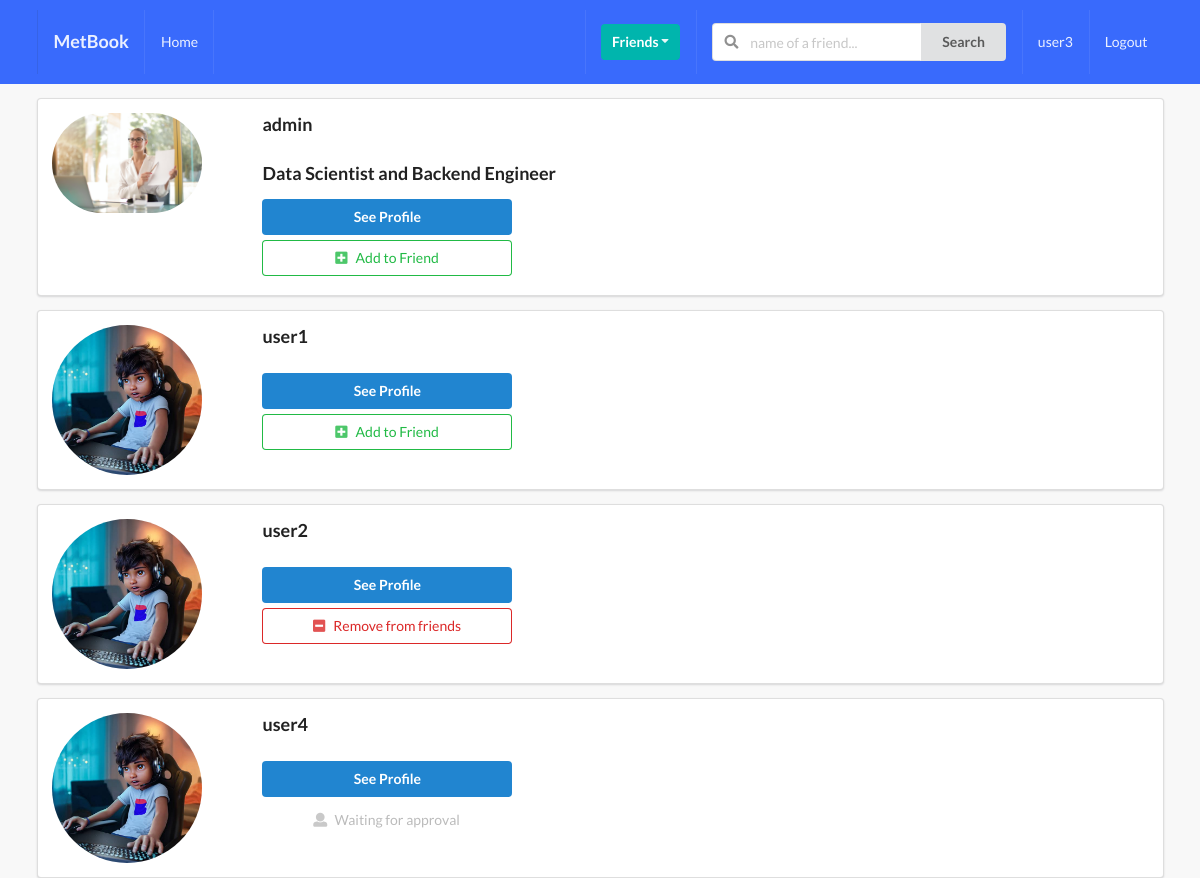
The page /profiles/list_profile (signed in) on the database as committed earlier.
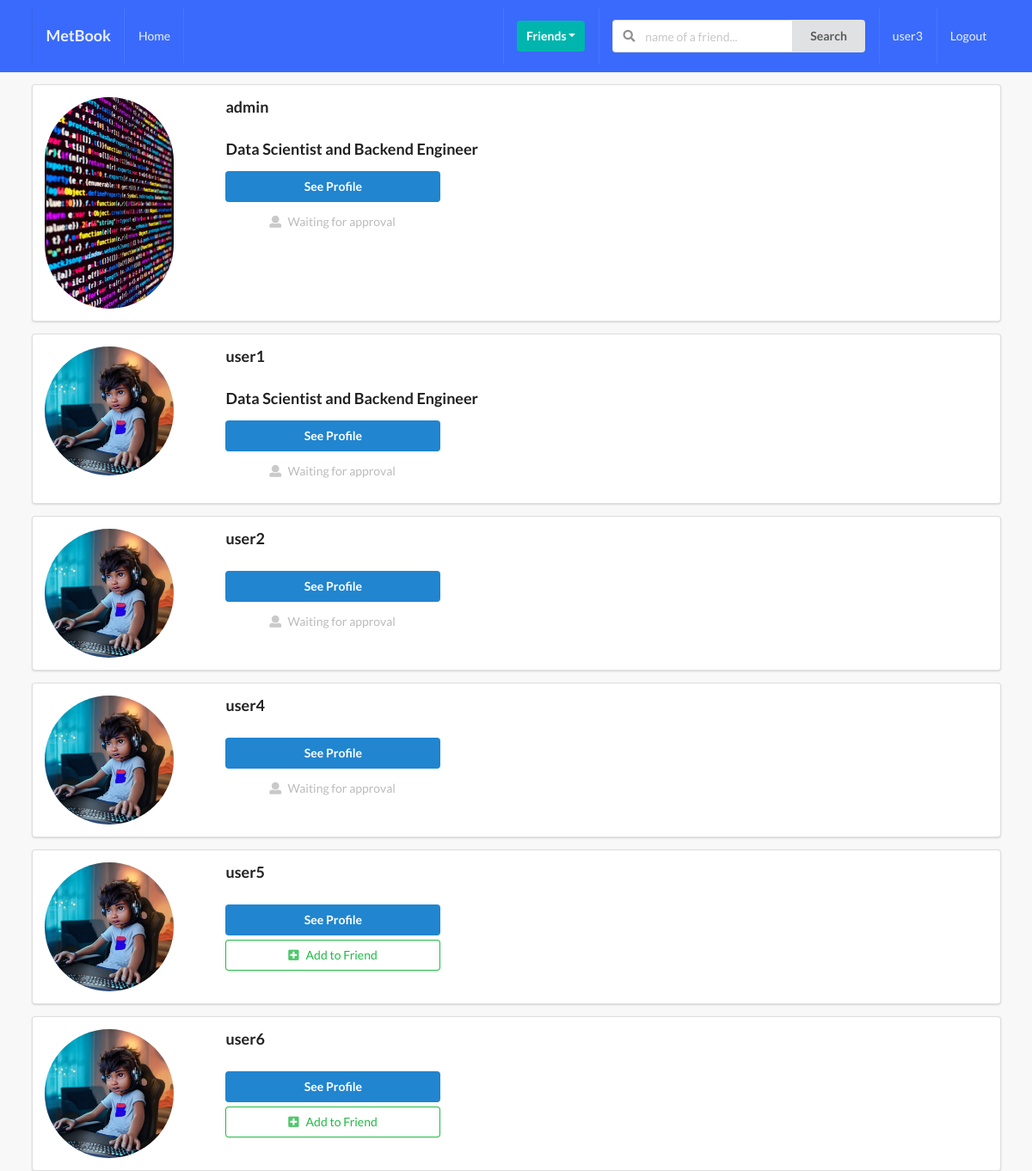
The same page on the database as committed later.
### profiles_app/models.py (models this page shows, shortened)
class Profile(models.Model):
    first_name = models.CharField(max_length=250, blank = True)
    last_name = models.CharField(max_length=250, blank = True)
    user = models.OneToOneField(User, on_delete = models.CASCADE)
    bio = models.CharField(max_length=250, blank=True)
    email = models.EmailField(max_length=250, blank=True)
    image = models.ImageField(default="default.png", upload_to="images/")
    friends = models.ManyToManyField(User, blank=True, related_name="friends")
    slug = models.SlugField(unique=True, blank=True)
    created = models.DateTimeField(auto_now_add = True)
    updated = models.DateTimeField(auto_now = True)
    objects = ProfileManager()

### profiles_app/views.py (the view)
# urls.py: path("list_profile", ProfileListView.as_view(), name="list-profile"),
class ProfileListView(ListView):
    model = Profile
    template_name = "profiles_app/list_profile.htm"
    context_object_name = "qs"
    def get_queryset(self):
        qs = Profile.objects.get_all_profiles(self.request.user)
        return qs
    def get_context_data(self, **kwargs):
        context = super().get_context_data(**kwargs)
        user = User.objects.get(username__iexact=self.request.user)
        profile = Profile.objects.get(user = user)
        rel_s = Relationship.objects.filter(receiver = profile)
        rel_r = Relationship.objects.filter(sender = profile)
        rel_receiver = []
        rel_sender = []
        for item in rel_r:
            rel_receiver.append(item.receiver.user)
        for item in rel_s:
            rel_sender.append(item.sender.user)
        context["rel_receiver"] = rel_receiver
        context["rel_sender"] = rel_sender
        context["is_empty"] = False
        if len(self.get_queryset()) == 0:
            context["is_empty"] = True
        return context

### profiles_app/models.py (called while the page is built)
    def get_all_profiles(self, me):
        profiles = Profile.objects.all().exclude(user=me)
        return profiles

### profiles_app/templates/profiles_app/list_profile.htm (shortened to what this page needs)
{% extends 'base.html' %}
{% block content %}
{% for obj in qs %}
 <div class="ui segment">
    <div class="ui grid">
        <div class="row">
            <div class="three wide column">
                <img class="ui small circular image" src="{{obj.image.url}}">
            </div>
            <div class="thirteen wide column">
                <h3>{{obj.user}}</h3>
                <h3>{{obj.bio}}</h3>
                <button class="ui primary button mb-5 w-big">See Profile</button><br>
                {% if obj.user not in rel_receiver and obj.user not in rel_sender %}
                <form action="{% url 'profiles:send-invitation' %}" method ="POST"> {% csrf_token %}
                    <button class="ui positive basic button mb-5 w-big" type="submit"><i class="plus square icon"></i>Add to Friend</button>
                </form>
                {% endif %}
                {% if obj.user in rel_receiver and request.user not in obj.friends.all %}
                    <button class="ui disabled basic button mb-5 w-big" type="submit"><i class="user icon"></i>Waiting for approval</button>
                {% endif %}
                {% if request.user in obj.friends.all %}
                <form action="{% url 'profiles:remove-friend' %}" method ="POST"> {% csrf_token %}
                    <button class="ui negative basic button mb-5 w-big" type="submit"><i class="minus square icon"></i>Remove from friends</button>
                </form>
                {% endif %}
            </div>
        </div>
    </div>
 </div>
{% endfor %}
{% endblock content %}

### templates/base.html (shortened to what this page needs)
{% load static %}
<!doctype html>
<html lang="en">
  <head>
    <link rel="stylesheet" type='text/css' href="https://cdnjs.cloudflare.com/ajax/libs/semantic-ui/2.2.14/semantic.min.css">
    <link rel="stylesheet" type='text/css' href="{% static 'css/styles.css' %}">
  </head>
  <body>
    {% include 'navbar.html' %}
    <div class="ui container">
      {% block content %}
      {% endblock content %}
    </div>
  </body>
</html>

### templates/navbar.html (shortened to what this page needs)
<div class="ui inverted menu nav mb-7">
    <div class="ui container">
      <a href="{% url 'home' %}" class="item">
          <h3>MetBook</h3>
      </a>
      {% if request.user.is_authenticated %}
      <a href="{% url 'home' %}" class="item">
          Home
      </a>
      {% endif %}
      <div class="right menu">
          {% if request.user.is_authenticated %}
          <div class="item">
              <div class="ui floating dropdown icon button teal"> Friends
                  <i class="dropdown icon"></i>
               </div>
          </div>
               <div class="item">
                <form action="" method="GET">
                  <div class="ui action left icon input">
                  <input class="prompt" type="text" name='q' placeholder="name of a friend...">
                  <button type='submit' class="ui button">Search</button>
                  </div>
              </form>
              </div>
              <a href="" class="item">
                   {{ request.user }}
              </a>
              <a href="" class="ui item">
                  Logout
              </a>
          {% else %}
          <a href="" class="ui item">
                  Login
              </a>
          {% endif %}
      </div>
    </div>
  </div>

### static/css/styles.css (style rules this page uses)
body { background: #f8f8f8 !important; }
.nav { border-radius: 0% !important; padding: 10px 0 10px 0 !important; background-color: #396afc !important; }
.mb-5 { margin-bottom: 5px !important; }
.w-big { width: 250px !important; }

Rows that differ between the two databases and show on the page:
changed Profile "admin": image: a different picture; text "Add to Friend" → "Waiting for approval"
changed Profile "user1": bio (not shown) → "Data Scientist and Backend Engineer"; text "Add to Friend" → "Waiting for approval"
changed Profile "user2": text "Remove from friends" → "Waiting for approval"
added Profile: image (placeholder picture), user "user5"
added Profile: image (placeholder picture), user "user6"
